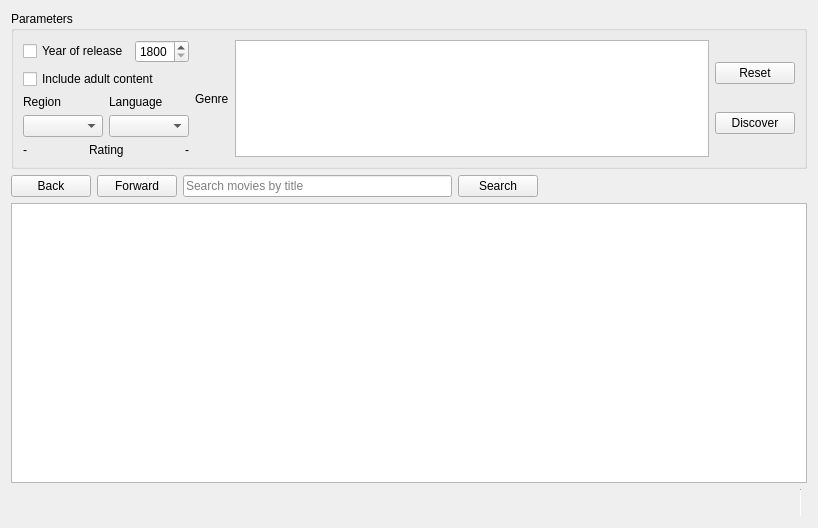
<?xml version="1.0" encoding="UTF-8"?>
<ui version="4.0">
 <class>Discover</class>
 <widget class="QWidget" name="Discover">
  <property name="geometry">
   <rect>
    <x>0</x>
    <y>0</y>
    <width>818</width>
    <height>528</height>
   </rect>
  </property>
  <property name="windowTitle">
   <string>Form</string>
  </property>
  <layout class="QVBoxLayout" name="verticalLayout_2">
   <item>
    <layout class="QHBoxLayout" name="horizontalLayout_3">
     <property name="topMargin">
      <number>0</number>
     </property>
     <item>
      <widget class="QGroupBox" name="groupBox">
       <property name="title">
        <string>Parameters</string>
       </property>
       <layout class="QHBoxLayout" name="horizontalLayout_4">
        <item>
         <layout class="QVBoxLayout" name="verticalLayout">
          <property name="bottomMargin">
           <number>0</number>
          </property>
          <item>
           <layout class="QHBoxLayout" name="horizontalLayout_2">
            <property name="topMargin">
             <number>0</number>
            </property>
            <item>
             <widget class="QCheckBox" name="yearCheckbox">
              <property name="toolTip">
               <string>&lt;html&gt;&lt;head/&gt;&lt;body&gt;&lt;p&gt;If un-checked latest movies will get priority in results.&lt;/p&gt;&lt;/body&gt;&lt;/html&gt;</string>
              </property>
              <property name="text">
               <string>Year of release</string>
              </property>
             </widget>
            </item>
            <item>
             <widget class="QSpinBox" name="yearSpinBox">
              <property name="minimum">
               <number>1800</number>
              </property>
              <property name="maximum">
               <number>2100</number>
              </property>
             </widget>
            </item>
           </layout>
          </item>
          <item>
           <widget class="QCheckBox" name="adult">
            <property name="text">
             <string>Include adult content</string>
            </property>
           </widget>
          </item>
          <item>
           <layout class="QGridLayout" name="gridLayout">
            <property name="topMargin">
             <number>0</number>
            </property>
            <item row="0" column="1">
             <widget class="QLabel" name="label_2">
              <property name="text">
               <string>Language</string>
              </property>
             </widget>
            </item>
            <item row="0" column="0">
             <widget class="QLabel" name="label">
              <property name="text">
               <string>Region</string>
              </property>
             </widget>
            </item>
            <item row="1" column="0">
             <widget class="QComboBox" name="regionComboBox"/>
            </item>
            <item row="1" column="1">
             <widget class="QComboBox" name="langComboBox"/>
            </item>
           </layout>
          </item>
          <item>
           <layout class="QHBoxLayout" name="horizontalLayout_7">
            <item>
             <widget class="QLabel" name="m_lpVotingFrom">
              <property name="text">
               <string>-</string>
              </property>
             </widget>
            </item>
            <item>
             <widget class="QLabel" name="label_6">
              <property name="sizePolicy">
               <sizepolicy hsizetype="Maximum" vsizetype="Preferred">
                <horstretch>0</horstretch>
                <verstretch>0</verstretch>
               </sizepolicy>
              </property>
              <property name="text">
               <string>Rating</string>
              </property>
             </widget>
            </item>
            <item>
             <widget class="QLabel" name="m_lpVotingTo">
              <property name="text">
               <string>-</string>
              </property>
              <property name="alignment">
               <set>Qt::AlignRight|Qt::AlignTrailing|Qt::AlignVCenter</set>
              </property>
             </widget>
            </item>
           </layout>
          </item>
          <item>
           <layout class="QHBoxLayout" name="horizontalLayout_6">
            <property name="leftMargin">
             <number>0</number>
            </property>
            <property name="rightMargin">
             <number>0</number>
            </property>
            <item>
             <layout class="QVBoxLayout" name="rangeSliderLayout"/>
            </item>
           </layout>
          </item>
         </layout>
        </item>
        <item>
         <layout class="QHBoxLayout" name="horizontalLayout_11">
          <property name="rightMargin">
           <number>0</number>
          </property>
          <item>
           <widget class="cVerticalLabel" name="label_7">
            <property name="text">
             <string>Genre</string>
            </property>
           </widget>
          </item>
          <item>
           <widget class="QListView" name="genrePresets">
            <property name="sizePolicy">
             <sizepolicy hsizetype="Expanding" vsizetype="Preferred">
              <horstretch>0</horstretch>
              <verstretch>0</verstretch>
             </sizepolicy>
            </property>
            <property name="minimumSize">
             <size>
              <width>252</width>
              <height>0</height>
             </size>
            </property>
            <property name="sizeAdjustPolicy">
             <enum>QAbstractScrollArea::AdjustIgnored</enum>
            </property>
            <property name="editTriggers">
             <set>QAbstractItemView::NoEditTriggers</set>
            </property>
            <property name="showDropIndicator" stdset="0">
             <bool>false</bool>
            </property>
            <property name="selectionMode">
             <enum>QAbstractItemView::NoSelection</enum>
            </property>
            <property name="textElideMode">
             <enum>Qt::ElideRight</enum>
            </property>
            <property name="flow">
             <enum>QListView::LeftToRight</enum>
            </property>
            <property name="isWrapping" stdset="0">
             <bool>true</bool>
            </property>
            <property name="resizeMode">
             <enum>QListView::Adjust</enum>
            </property>
            <property name="spacing">
             <number>10</number>
            </property>
            <property name="uniformItemSizes">
             <bool>true</bool>
            </property>
           </widget>
          </item>
         </layout>
        </item>
        <item>
         <layout class="QVBoxLayout" name="verticalLayout_3">
          <property name="topMargin">
           <number>0</number>
          </property>
          <item>
           <widget class="QPushButton" name="reset">
            <property name="text">
             <string>Reset</string>
            </property>
            <property name="icon">
             <iconset resource="../icons.qrc">
              <normaloff>:/icons/refresh-line.png</normaloff>:/icons/refresh-line.png</iconset>
            </property>
            <property name="iconSize">
             <size>
              <width>20</width>
              <height>20</height>
             </size>
            </property>
           </widget>
          </item>
          <item>
           <widget class="QPushButton" name="discover">
            <property name="text">
             <string>Discover</string>
            </property>
            <property name="icon">
             <iconset resource="../icons.qrc">
              <normaloff>:/icons/search-2-line.png</normaloff>:/icons/search-2-line.png</iconset>
            </property>
            <property name="iconSize">
             <size>
              <width>20</width>
              <height>20</height>
             </size>
            </property>
           </widget>
          </item>
         </layout>
        </item>
       </layout>
      </widget>
     </item>
    </layout>
   </item>
   <item>
    <layout class="QHBoxLayout" name="horizontalLayout">
     <property name="topMargin">
      <number>0</number>
     </property>
     <item>
      <widget class="QPushButton" name="back">
       <property name="text">
        <string>Back</string>
       </property>
       <property name="icon">
        <iconset resource="../icons.qrc">
         <normaloff>:/icons/arrow-left-s-line.png</normaloff>:/icons/arrow-left-s-line.png</iconset>
       </property>
       <property name="iconSize">
        <size>
         <width>20</width>
         <height>20</height>
        </size>
       </property>
      </widget>
     </item>
     <item>
      <widget class="QPushButton" name="forward">
       <property name="text">
        <string>Forward</string>
       </property>
       <property name="icon">
        <iconset resource="../icons.qrc">
         <normaloff>:/icons/arrow-right-s-line.png</normaloff>:/icons/arrow-right-s-line.png</iconset>
       </property>
       <property name="iconSize">
        <size>
         <width>20</width>
         <height>20</height>
        </size>
       </property>
      </widget>
     </item>
     <item>
      <widget class="QLineEdit" name="searchQuery">
       <property name="placeholderText">
        <string>Search movies by title</string>
       </property>
       <property name="clearButtonEnabled">
        <bool>true</bool>
       </property>
      </widget>
     </item>
     <item>
      <widget class="QPushButton" name="saerchMovie">
       <property name="text">
        <string>Search</string>
       </property>
       <property name="icon">
        <iconset resource="../icons.qrc">
         <normaloff>:/icons/search-2-line.png</normaloff>:/icons/search-2-line.png</iconset>
       </property>
       <property name="iconSize">
        <size>
         <width>20</width>
         <height>20</height>
        </size>
       </property>
      </widget>
     </item>
     <item>
      <spacer name="horizontalSpacer">
       <property name="orientation">
        <enum>Qt::Horizontal</enum>
       </property>
       <property name="sizeHint" stdset="0">
        <size>
         <width>40</width>
         <height>20</height>
        </size>
       </property>
      </spacer>
     </item>
    </layout>
   </item>
   <item>
    <layout class="QHBoxLayout" name="horizontalLayout_5">
     <property name="topMargin">
      <number>0</number>
     </property>
     <item>
      <widget class="QListWidget" name="results">
       <property name="styleSheet">
        <string notr="true"/>
       </property>
       <property name="verticalScrollBarPolicy">
        <enum>Qt::ScrollBarAlwaysOff</enum>
       </property>
       <property name="flow">
        <enum>QListView::LeftToRight</enum>
       </property>
       <property name="spacing">
        <number>10</number>
       </property>
      </widget>
     </item>
    </layout>
   </item>
   <item>
    <layout class="QHBoxLayout" name="horizontalLayout_8">
     <item>
      <widget class="QLabel" name="status">
       <property name="text">
        <string/>
       </property>
      </widget>
     </item>
     <item>
      <widget class="Line" name="line">
       <property name="minimumSize">
        <size>
         <width>1</width>
         <height>0</height>
        </size>
       </property>
       <property name="maximumSize">
        <size>
         <width>1</width>
         <height>16777215</height>
        </size>
       </property>
       <property name="orientation">
        <enum>Qt::Vertical</enum>
       </property>
      </widget>
     </item>
     <item>
      <widget class="QLabel" name="promo">
       <property name="sizePolicy">
        <sizepolicy hsizetype="Maximum" vsizetype="Preferred">
         <horstretch>0</horstretch>
         <verstretch>0</verstretch>
        </sizepolicy>
       </property>
       <property name="text">
        <string>&lt;html&gt;&lt;head/&gt;&lt;body&gt;&lt;p&gt;&lt;br/&gt;&lt;/p&gt;&lt;/body&gt;&lt;/html&gt;</string>
       </property>
      </widget>
     </item>
    </layout>
   </item>
  </layout>
 </widget>
 <customwidgets>
  <customwidget>
   <class>cVerticalLabel</class>
   <extends>QLabel</extends>
   <header>widgets/cverticallabel.h</header>
  </customwidget>
 </customwidgets>
 <resources>
  <include location="../icons.qrc"/>
 </resources>
 <connections/>
</ui>
